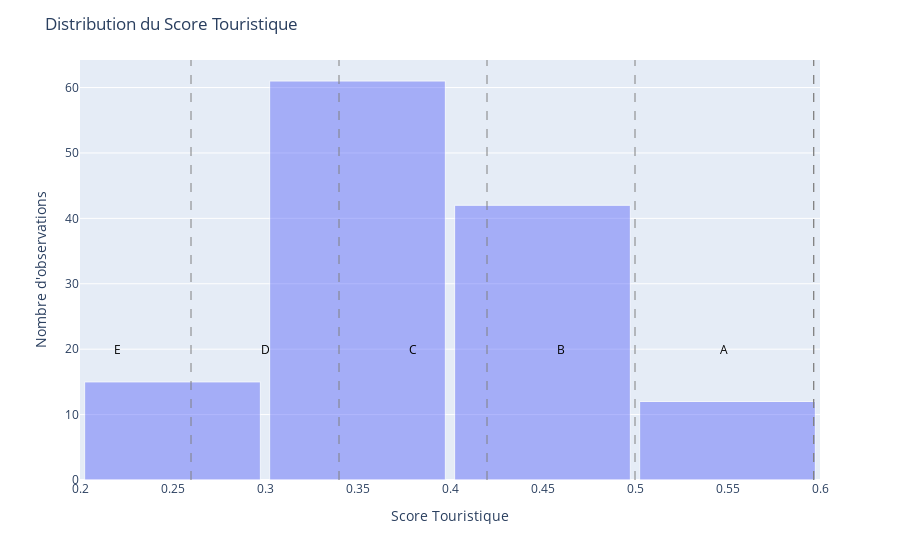

The notebook cell saved with this chart:
### Markdown cell above
## Score global ou score touristique

### Code cell
# Normalisation des indicateurs
df['arriveesTotal'] = df['arriveesTotal'] / df['arriveesTotal'].max()
df['gpi'] = df['gpi'].min() / df['gpi']
df['pibParHab'] = df['pibParHab'] / df['pibParHab'].max()
df['GES_hab'] = df['GES_hab'].min() / df['GES_hab']
df['elecRenew'] = df['elecRenew'] / df['elecRenew'].max()
df['idh'] = df['idh'] / df['idh'].max()

# Les poids pour chaque variable
poids = {
    'arriveesTotal': 2,
    'gpi': 4,
    'pibParHab': 2,
    'GES_hab': 6, 
    'elecRenew': 3,
    'idh' : 4
}

# Calcul du score touristique 
df['score_touristique'] = df.apply(lambda row: sum(float(row[var]) * poids[var] for var in poids) / sum(poids.values()), axis=1)

df.head()


max_score = df['score_touristique'].max()
min_score = df['score_touristique'].min()

variance = df['score_touristique'].std()
esperance = df['score_touristique'].mean()


# création des intervalles pour chaque label du score
bins = [min_score, 0.26, 0.34, 0.42, 0.5, max_score]

print("max : ",max_score, "min : ",min_score, "variance: ",variance, "esperance: ",esperance)


labels = ['E', 'D', 'C', 'B', 'A']

# Créer une nouvelle colonne score
df['label_touristique'] = pd.cut(df['score_touristique'], bins=bins, labels=labels)

df = df.sort_values(by='score_touristique', ascending=False)

# suppression des valeurs NaN
df.dropna(inplace=True)


# Visualisation des scores

# Création d'un histogramme interactif avec Plotly
fig = px.histogram(df, x='score_touristique', nbins=5, color_discrete_sequence=['#636EFA'], opacity=0.7)

# Ajout d'effets de relief
fig.update_traces(marker_line_color='white', marker_line_width=1, opacity=0.7)

# Ajout de lignes verticales pour séparer les catégories de scores
for i in range(1,len(bins)):  
    fig.add_vline(x=bins[i], line_dash='dash', line_color='gray', line_width=1)
fig.add_vline(x=max(df['score_touristique']), line_dash='dash', line_color='gray', line_width=1)

# Ajout de légendes pour les catégories de scores
for i, label in enumerate(labels):
    fig.add_annotation(x=bins[i] + (bins[i+1] - bins[i]) / 2, y=20, text=label, font=dict(color='black', size=12), showarrow=False)

# Mise en forme du graphique
fig.update_layout(
    title='Distribution du Score Touristique',
    xaxis_title='Score Touristique',
    yaxis_title='Nombre d\'observations',
    bargap=0.05,
    showlegend=False
)

# Affichage du graphique interactif
fig.show()

# Appliquer la fonction à la colonne 'id_pays'
df['id_pays'] = df['id_pays'].apply(iso2_to_iso3)

# Créer une carte du monde
fig = px.choropleth(df, locations='id_pays', color='label_touristique', hover_name='pays', projection='natural earth')

# Mettre à jour la carte
fig.update_geos(showcountries=True, countrycolor="Black", showland=True, showocean=True, oceancolor="LightBlue", showlakes=True, lakecolor="Blue")

# Afficher la carte
fig.show()


# 99 score sur 196 enregistré

### Figure 1 — Plotly figure (JSON) as saved in the notebook; plotly's stock layout.template omitted (floating-point values rounded to 4 significant figures; data arrays with more than 128 entries replaced by an {"elided": "..."} marker saying what was removed)
{"data": [{"alignmentgroup": "True", "bingroup": "x", "hovertemplate": "score_touristique=%{x}<br>count=%{y}<extra></extra>", "legendgroup": "", "marker": {"color": "#636EFA", "line": {"color": "white", "width": 1}, "opacity": 0.7, "pattern": {"shape": ""}}, "name": "", "nbinsx": 5, "offsetgroup": "", "opacity": 0.7, "orientation": "v", "showlegend": false, "type": "histogram", "x": {"elided": "130 float values"}, "xaxis": "x", "yaxis": "y"}], "layout": {"annotations": [{"font": {"color": "black", "size": 12}, "showarrow": false, "text": "E", "x": 0.2205, "y": 20}, {"font": {"color": "black", "size": 12}, "showarrow": false, "text": "D", "x": 0.3, "y": 20}, {"font": {"color": "black", "size": 12}, "showarrow": false, "text": "C", "x": 0.38, "y": 20}, {"font": {"color": "black", "size": 12}, "showarrow": false, "text": "B", "x": 0.46, "y": 20}, {"font": {"color": "black", "size": 12}, "showarrow": false, "text": "A", "x": 0.5483, "y": 20}], "bargap": 0.05, "barmode": "relative", "legend": {"tracegroupgap": 0}, "margin": {"t": 60}, "shapes": [{"line": {"color": "gray", "dash": "dash", "width": 1}, "type": "line", "x0": 0.26, "x1": 0.26, "xref": "x", "y0": 0, "y1": 1, "yref": "y domain"}, {"line": {"color": "gray", "dash": "dash", "width": 1}, "type": "line", "x0": 0.34, "x1": 0.34, "xref": "x", "y0": 0, "y1": 1, "yref": "y domain"}, {"line": {"color": "gray", "dash": "dash", "width": 1}, "type": "line", "x0": 0.42, "x1": 0.42, "xref": "x", "y0": 0, "y1": 1, "yref": "y domain"}, {"line": {"color": "gray", "dash": "dash", "width": 1}, "type": "line", "x0": 0.5, "x1": 0.5, "xref": "x", "y0": 0, "y1": 1, "yref": "y domain"}, {"line": {"color": "gray", "dash": "dash", "width": 1}, "type": "line", "x0": 0.5966, "x1": 0.5966, "xref": "x", "y0": 0, "y1": 1, "yref": "y domain"}, {"line": {"color": "gray", "dash": "dash", "width": 1}, "type": "line", "x0": 0.5966, "x1": 0.5966, "xref": "x", "y0": 0, "y1": 1, "yref": "y domain"}], "showlegend": false, "title": {"text": "Distribution du Score Touristique"}, "xaxis": {"anchor": "y", "domain": [0, 1], "title": {"text": "Score Touristique"}}, "yaxis": {"anchor": "x", "domain": [0, 1], "title": {"text": "Nombre d'observations"}}}}
